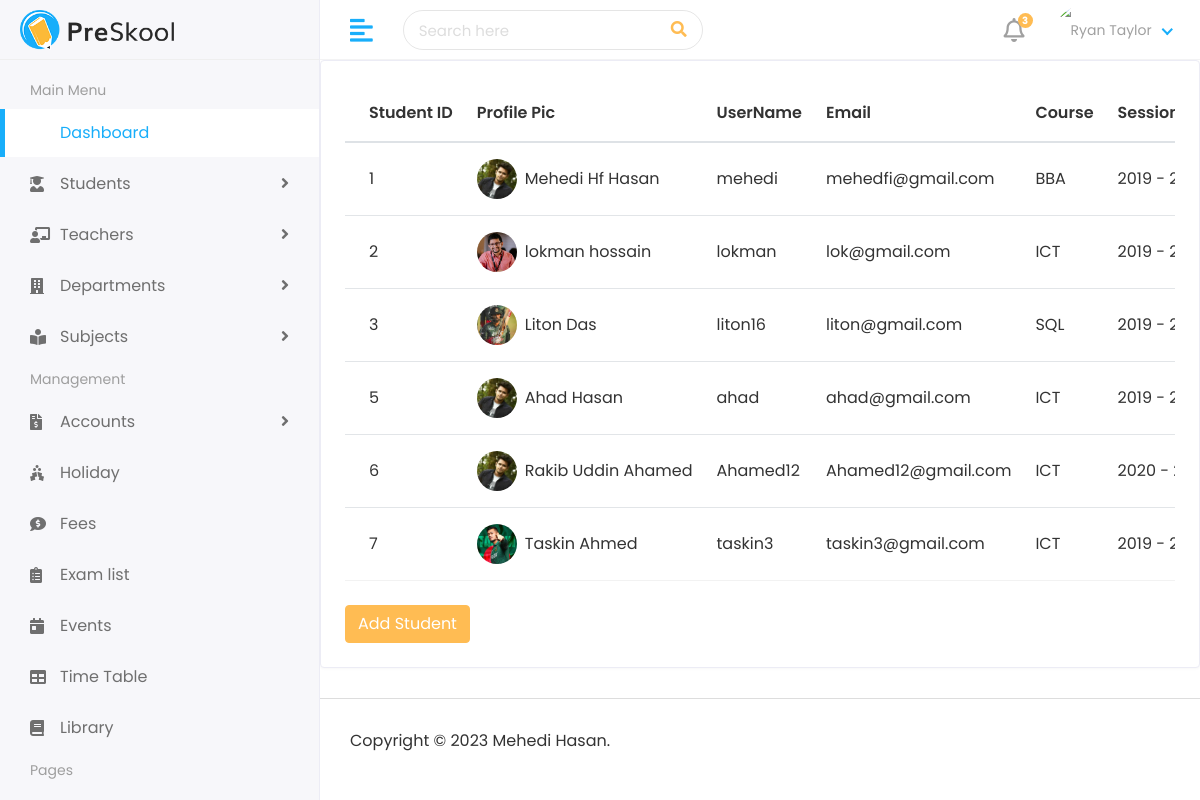
/student/myAdmin/Student/studentList, run on the app's committed database.
### student/models.py (models this page shows, shortened)
class studentModel(models.Model):
    admin = models.OneToOneField(customUser , on_delete=models.CASCADE)
    address=models.TextField()
    gender = models.CharField(max_length=100)
    courseid = models.ForeignKey(courseModel, on_delete=models.DO_NOTHING,default=1)  # Set the default course
    sessionyearid = models.ForeignKey(sessionYearModel, on_delete=models.DO_NOTHING,default=1)
    cratedat = models.DateTimeField(auto_now_add=True)  # Set the default value using timezone.now
    updateat = models.DateTimeField(auto_now=True)

class courseModel(models.Model):
    name=models.CharField(max_length=100)
    createat=models.DateTimeField(auto_now_add=True)
    updateat=models.DateTimeField(auto_now=True)
    def __str__(self):
        return self.name

class sessionYearModel(models.Model):
    sessionStart=models.CharField(max_length=100)
    sessionEnd=models.CharField(max_length=100)
    def __str__(self):
        return self.sessionStart + " - " + self.sessionEnd

### authentication/models.py (models this page shows)
class customUser(AbstractUser):
    USER=(
        (1,"admin"),
        (2,"Teacher"),
        (3,"students"),
    )
    user_type=models.CharField(choices=USER,max_length=50,default=1)
    profile_pic=models.ImageField(upload_to="media/profile_pic")

### student/views.py (the view)
# urls.py: path('myAdmin/Student/studentList', views.studentList,name="studentList"),
def studentList(request):
    allStudent=studentModel.objects.all()
    return render(request,"Students/studentList.html",{"student":allStudent})

### templates/Students/studentList.html (shortened to what this page needs)
{% extends 'base.html' %}
{% block content %}
<div class="row">
    <div class="col-sm-12">
       <div class="card card-table">
          <div class="card-body">
             <div class="table-responsive">
                <table class="table table-hover table-center mb-0 datatable">
                   <thead>
                      <tr>
                        <th>Student ID</th>
                        <th>Profile Pic</th>
                         <th>UserName</th>
                         <th>Email</th>
                         <th>Course</th>
                         <th>Session Year</th>
                      </tr>
                   </thead>
                   <tbody>
                     {% for s in  student%}
                     <tr>
                         <td>{{s.id}}</td>
                         <td>
                            <h2 class="table-avatar">
                               <a href="student-details.html" class="avatar avatar-sm mr-2"><img class="avatar-img rounded-circle" src="/{{s.admin.profile_pic}}" alt="User Image"></a>
                               <a href="student-details.html">{{s.admin.first_name}}  {{s.admin.last_name}}</a>
                            </h2>
                         </td>
                         <td>{{s.admin.username}}</td>
                         <td>{{s.admin.email}}</td>
                         <td>{{s.courseid}}</td>
                         <td>{{s.sessionyearid}}</td>
                      </tr>
                      {% endfor %}
                   </tbody>
                </table>
             </div> <br>
            <a class="btn btn-primary" href="{% url "addStudent" %}">Add Student</a>
          </div>
       </div>
    </div>
 </div>
{% endblock %}

### static/assets/css/style.css (style rules this page uses)
html { height: 100%; }
body { background-color: #fff; color: #333; font-family: 'Poppins', sans-serif; font-size: 1rem; height: 100%; line-height: 1.5; overflow-x: hidden; }
h1, h2, h3, h4, h5, h6 { font-family: 'Poppins', sans-serif; margin-top: 0; }
.table { color: #333; max-width: 100%; margin-bottom: 0; width: 100%; }
table.table td h2 { display: inline-block; font-size: inherit; font-weight: 400; margin: 0; padding: 0; vertical-align: middle; }
table.table td h2.table-avatar { align-items: center; display: inline-flex; font-size: inherit; font-weight: 400; margin: 0; padding: 0; vertical-align: middle; white-space: nowrap; }
table.table td h2 a { color: #333; }
.table thead tr th { font-weight: 600; }
.table tbody tr { border-bottom: 1px solid rgba(0, 0, 0, 0.05); }
.table.table-center td, .table.table-center th { vertical-align: middle; }
.card-table .card-body .table > thead > tr > th { border-top: 0; }
.card-table .card-body .table tr td:first-child, .card-table .card-body .table tr th:first-child { padding-left: 1.5rem; }
.card-table .table td, .card-table .table th { border-top: 1px solid #e2e5e8; padding: 1rem 0.75rem; white-space: nowrap; }
.btn-primary { background-color: #FFBC53; border: 1px solid #FFBC53; }
.card { border: 1px solid #ececf5; box-shadow: 0 1px 3px 0 rgba(0, 0, 0, 0.03); margin-bottom: 1.875rem; }
.card-body { padding: 1.5rem; }
.avatar { position: relative; display: inline-block; width: 3rem; height: 3rem }
.avatar > img { width: 100%; height: 100%; -o-object-fit: cover; object-fit: cover; }
.avatar-sm { width: 2.5rem; height: 2.5rem; }

### data on the page
studentModel: id "1", admin.profile_pic (picture), admin.first_name "Mehedi Hf", admin.last_name "Hasan", admin.username "mehedi", admin.email "mehedfi@gmail.com", courseid "BBA", sessionyearid "2019 -…"
studentModel: id "2", admin.profile_pic (picture), admin.first_name "lokman", admin.last_name "hossain", admin.username "lokman", admin.email "lok@gmail.com", courseid "ICT", sessionyearid "2019 -…"
studentModel: id "3", admin.profile_pic (picture), admin.first_name "Liton", admin.last_name "Das", admin.username "liton16", admin.email "liton@gmail.com", courseid "SQL", sessionyearid "2019 -…"
studentModel: id "5", admin.profile_pic (picture), admin.first_name "Ahad", admin.last_name "Hasan", admin.username "ahad", admin.email "ahad@gmail.com", courseid "ICT", sessionyearid "2019 -…"
studentModel: id "6", admin.profile_pic (picture), admin.first_name "Rakib Uddin", admin.last_name "Ahamed", admin.username "Ahamed12", admin.email "Ahamed12@gmail.com", courseid "ICT", sessionyearid "2020 -…"
studentModel: id "7", admin.profile_pic (picture), admin.first_name "Taskin", admin.last_name "Ahmed", admin.username "taskin3", admin.email "taskin3@gmail.com", courseid "ICT", sessionyearid "2019 -…"
